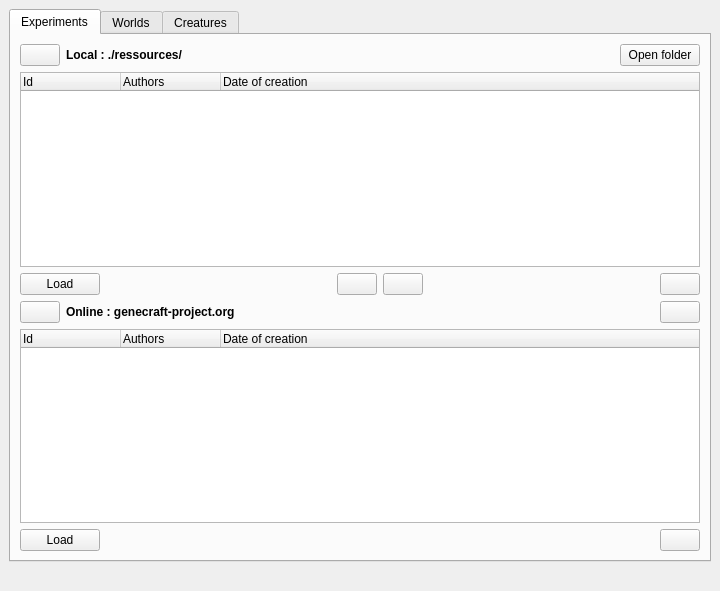
<?xml version="1.0" encoding="UTF-8"?>
<ui version="4.0">
 <class>RessourcesBrowser</class>
 <widget class="QWidget" name="RessourcesBrowser">
  <property name="geometry">
   <rect>
    <x>0</x>
    <y>0</y>
    <width>720</width>
    <height>591</height>
   </rect>
  </property>
  <property name="windowTitle">
   <string>Form</string>
  </property>
  <layout class="QGridLayout" name="gridLayout_4">
   <property name="margin">
    <number>0</number>
   </property>
   <item row="0" column="0">
    <widget class="QScrollArea" name="scrollArea">
     <property name="frameShape">
      <enum>QFrame::NoFrame</enum>
     </property>
     <property name="widgetResizable">
      <bool>true</bool>
     </property>
     <widget class="QWidget" name="scrollAreaWidgetContents">
      <property name="geometry">
       <rect>
        <x>0</x>
        <y>0</y>
        <width>720</width>
        <height>591</height>
       </rect>
      </property>
      <layout class="QVBoxLayout" name="verticalLayout_3">
       <item>
        <widget class="QTabWidget" name="tabWidget">
         <property name="currentIndex">
          <number>0</number>
         </property>
         <widget class="QWidget" name="tab">
          <attribute name="icon">
           <iconset resource="../../../ressources/ressources.qrc">
            <normaloff>:/img/icons/report</normaloff>:/img/icons/report</iconset>
          </attribute>
          <attribute name="title">
           <string>Experiments</string>
          </attribute>
          <layout class="QVBoxLayout" name="verticalLayout">
           <item>
            <layout class="QHBoxLayout" name="horizontalLayout_3">
             <item>
              <widget class="QPushButton" name="pbRefreshLocalExp">
               <property name="sizePolicy">
                <sizepolicy hsizetype="Minimum" vsizetype="Fixed">
                 <horstretch>0</horstretch>
                 <verstretch>0</verstretch>
                </sizepolicy>
               </property>
               <property name="text">
                <string/>
               </property>
               <property name="icon">
                <iconset resource="../../../ressources/ressources.qrc">
                 <normaloff>:/img/icons/refresh</normaloff>:/img/icons/refresh</iconset>
               </property>
              </widget>
             </item>
             <item>
              <widget class="QLabel" name="label_3">
               <property name="font">
                <font>
                 <weight>75</weight>
                 <bold>true</bold>
                </font>
               </property>
               <property name="text">
                <string>Local : ./ressources/</string>
               </property>
              </widget>
             </item>
             <item>
              <spacer name="horizontalSpacer_9">
               <property name="orientation">
                <enum>Qt::Horizontal</enum>
               </property>
               <property name="sizeHint" stdset="0">
                <size>
                 <width>40</width>
                 <height>20</height>
                </size>
               </property>
              </spacer>
             </item>
             <item>
              <widget class="QPushButton" name="pbOpenExperimentsFolder">
               <property name="sizePolicy">
                <sizepolicy hsizetype="Fixed" vsizetype="Fixed">
                 <horstretch>0</horstretch>
                 <verstretch>0</verstretch>
                </sizepolicy>
               </property>
               <property name="text">
                <string>Open folder</string>
               </property>
               <property name="icon">
                <iconset resource="../../../ressources/ressources.qrc">
                 <normaloff>:/img/icons/experiment_browse</normaloff>:/img/icons/experiment_browse</iconset>
               </property>
              </widget>
             </item>
            </layout>
           </item>
           <item>
            <widget class="QTreeWidget" name="twLocalExperiments">
             <column>
              <property name="text">
               <string>Id</string>
              </property>
             </column>
             <column>
              <property name="text">
               <string>Authors</string>
              </property>
             </column>
             <column>
              <property name="text">
               <string>Date of creation</string>
              </property>
             </column>
            </widget>
           </item>
           <item>
            <layout class="QHBoxLayout" name="horizontalLayout">
             <item>
              <widget class="QPushButton" name="pbLoadLocalExp">
               <property name="text">
                <string>Load</string>
               </property>
               <property name="icon">
                <iconset resource="../../../ressources/ressources.qrc">
                 <normaloff>:/img/icons/experiment_load</normaloff>:/img/icons/experiment_load</iconset>
               </property>
              </widget>
             </item>
             <item>
              <spacer name="horizontalSpacer_2">
               <property name="orientation">
                <enum>Qt::Horizontal</enum>
               </property>
               <property name="sizeHint" stdset="0">
                <size>
                 <width>40</width>
                 <height>20</height>
                </size>
               </property>
              </spacer>
             </item>
             <item>
              <widget class="QPushButton" name="pbShareExp">
               <property name="toolTip">
                <string>Upload</string>
               </property>
               <property name="text">
                <string/>
               </property>
               <property name="icon">
                <iconset resource="../../../ressources/ressources.qrc">
                 <normaloff>:/img/icons/down</normaloff>:/img/icons/down</iconset>
               </property>
              </widget>
             </item>
             <item>
              <widget class="QPushButton" name="pbSaveExp">
               <property name="toolTip">
                <string>Download</string>
               </property>
               <property name="text">
                <string/>
               </property>
               <property name="icon">
                <iconset resource="../../../ressources/ressources.qrc">
                 <normaloff>:/img/icons/up</normaloff>:/img/icons/up</iconset>
               </property>
              </widget>
             </item>
             <item>
              <spacer name="horizontalSpacer_3">
               <property name="orientation">
                <enum>Qt::Horizontal</enum>
               </property>
               <property name="sizeHint" stdset="0">
                <size>
                 <width>40</width>
                 <height>20</height>
                </size>
               </property>
              </spacer>
             </item>
             <item>
              <widget class="QPushButton" name="pbDeleteLocalExp">
               <property name="text">
                <string/>
               </property>
               <property name="icon">
                <iconset resource="../../../ressources/ressources.qrc">
                 <normaloff>:/img/icons/delete</normaloff>:/img/icons/delete</iconset>
               </property>
              </widget>
             </item>
            </layout>
           </item>
           <item>
            <layout class="QHBoxLayout" name="horizontalLayout_4">
             <item>
              <widget class="QPushButton" name="pbRefreshOnlineExp">
               <property name="text">
                <string/>
               </property>
               <property name="icon">
                <iconset resource="../../../ressources/ressources.qrc">
                 <normaloff>:/img/icons/refresh</normaloff>:/img/icons/refresh</iconset>
               </property>
              </widget>
             </item>
             <item>
              <widget class="QLabel" name="label_4">
               <property name="font">
                <font>
                 <weight>75</weight>
                 <bold>true</bold>
                </font>
               </property>
               <property name="text">
                <string>Online : genecraft-project.org</string>
               </property>
              </widget>
             </item>
             <item>
              <spacer name="horizontalSpacer_6">
               <property name="orientation">
                <enum>Qt::Horizontal</enum>
               </property>
               <property name="sizeHint" stdset="0">
                <size>
                 <width>40</width>
                 <height>20</height>
                </size>
               </property>
              </spacer>
             </item>
             <item>
              <widget class="QPushButton" name="pbInfoExp">
               <property name="text">
                <string/>
               </property>
               <property name="icon">
                <iconset resource="../../../ressources/ressources.qrc">
                 <normaloff>:/img/icons/information</normaloff>:/img/icons/information</iconset>
               </property>
              </widget>
             </item>
            </layout>
           </item>
           <item>
            <widget class="QTreeWidget" name="twOnlineExperiments">
             <column>
              <property name="text">
               <string>Id</string>
              </property>
             </column>
             <column>
              <property name="text">
               <string>Authors</string>
              </property>
             </column>
             <column>
              <property name="text">
               <string>Date of creation</string>
              </property>
             </column>
            </widget>
           </item>
           <item>
            <layout class="QHBoxLayout" name="horizontalLayout_5">
             <item>
              <widget class="QPushButton" name="pbLoadOnlineExp">
               <property name="text">
                <string>Load</string>
               </property>
               <property name="icon">
                <iconset resource="../../../ressources/ressources.qrc">
                 <normaloff>:/img/icons/experiment_load</normaloff>:/img/icons/experiment_load</iconset>
               </property>
              </widget>
             </item>
             <item>
              <spacer name="horizontalSpacer">
               <property name="orientation">
                <enum>Qt::Horizontal</enum>
               </property>
               <property name="sizeHint" stdset="0">
                <size>
                 <width>40</width>
                 <height>20</height>
                </size>
               </property>
              </spacer>
             </item>
             <item>
              <widget class="QPushButton" name="pbDeleteOnlineExp">
               <property name="text">
                <string/>
               </property>
               <property name="icon">
                <iconset resource="../../../ressources/ressources.qrc">
                 <normaloff>:/img/icons/delete</normaloff>:/img/icons/delete</iconset>
               </property>
              </widget>
             </item>
            </layout>
           </item>
          </layout>
         </widget>
         <widget class="QWidget" name="tab_2">
          <attribute name="icon">
           <iconset resource="../../../ressources/ressources.qrc">
            <normaloff>:/img/icons/world</normaloff>:/img/icons/world</iconset>
          </attribute>
          <attribute name="title">
           <string>Worlds</string>
          </attribute>
          <layout class="QVBoxLayout" name="verticalLayout_4">
           <item>
            <layout class="QHBoxLayout" name="horizontalLayout_17">
             <item>
              <widget class="QPushButton" name="pbRefreshLocalWorlds">
               <property name="sizePolicy">
                <sizepolicy hsizetype="Minimum" vsizetype="Fixed">
                 <horstretch>0</horstretch>
                 <verstretch>0</verstretch>
                </sizepolicy>
               </property>
               <property name="text">
                <string/>
               </property>
               <property name="icon">
                <iconset resource="../../../ressources/ressources.qrc">
                 <normaloff>:/img/icons/refresh</normaloff>:/img/icons/refresh</iconset>
               </property>
              </widget>
             </item>
             <item>
              <widget class="QLabel" name="label_9">
               <property name="font">
                <font>
                 <weight>75</weight>
                 <bold>true</bold>
                </font>
               </property>
               <property name="text">
                <string>Local : ./ressources/</string>
               </property>
              </widget>
             </item>
             <item>
              <spacer name="horizontalSpacer_10">
               <property name="orientation">
                <enum>Qt::Horizontal</enum>
               </property>
               <property name="sizeHint" stdset="0">
                <size>
                 <width>40</width>
                 <height>20</height>
                </size>
               </property>
              </spacer>
             </item>
             <item>
              <widget class="QPushButton" name="pbOpenWorldsFolder">
               <property name="sizePolicy">
                <sizepolicy hsizetype="Fixed" vsizetype="Fixed">
                 <horstretch>0</horstretch>
                 <verstretch>0</verstretch>
                </sizepolicy>
               </property>
               <property name="text">
                <string>Open folder</string>
               </property>
               <property name="icon">
                <iconset resource="../../../ressources/ressources.qrc">
                 <normaloff>:/img/icons/experiment_browse</normaloff>:/img/icons/experiment_browse</iconset>
               </property>
              </widget>
             </item>
            </layout>
           </item>
           <item>
            <widget class="QTreeWidget" name="twLocalWorlds">
             <column>
              <property name="text">
               <string>Name</string>
              </property>
             </column>
             <column>
              <property name="text">
               <string>Gravity</string>
              </property>
             </column>
             <column>
              <property name="text">
               <string>Type</string>
              </property>
             </column>
            </widget>
           </item>
           <item>
            <layout class="QHBoxLayout" name="horizontalLayout_19">
             <item>
              <widget class="QPushButton" name="pbLoadLocalWorld">
               <property name="enabled">
                <bool>true</bool>
               </property>
               <property name="text">
                <string>Load</string>
               </property>
              </widget>
             </item>
             <item>
              <spacer name="horizontalSpacer_19">
               <property name="orientation">
                <enum>Qt::Horizontal</enum>
               </property>
               <property name="sizeHint" stdset="0">
                <size>
                 <width>40</width>
                 <height>20</height>
                </size>
               </property>
              </spacer>
             </item>
             <item>
              <widget class="QPushButton" name="pbShareWorld">
               <property name="enabled">
                <bool>true</bool>
               </property>
               <property name="toolTip">
                <string>Upload</string>
               </property>
               <property name="text">
                <string/>
               </property>
               <property name="icon">
                <iconset resource="../../../ressources/ressources.qrc">
                 <normaloff>:/img/icons/down</normaloff>:/img/icons/down</iconset>
               </property>
              </widget>
             </item>
             <item>
              <widget class="QPushButton" name="pbSaveWorld">
               <property name="toolTip">
                <string>Download</string>
               </property>
               <property name="text">
                <string/>
               </property>
               <property name="icon">
                <iconset resource="../../../ressources/ressources.qrc">
                 <normaloff>:/img/icons/up</normaloff>:/img/icons/up</iconset>
               </property>
              </widget>
             </item>
             <item>
              <spacer name="horizontalSpacer_20">
               <property name="orientation">
                <enum>Qt::Horizontal</enum>
               </property>
               <property name="sizeHint" stdset="0">
                <size>
                 <width>40</width>
                 <height>20</height>
                </size>
               </property>
              </spacer>
             </item>
             <item>
              <widget class="QPushButton" name="pbDeleteLocalWorld">
               <property name="text">
                <string/>
               </property>
               <property name="icon">
                <iconset resource="../../../ressources/ressources.qrc">
                 <normaloff>:/img/icons/delete</normaloff>:/img/icons/delete</iconset>
               </property>
              </widget>
             </item>
            </layout>
           </item>
           <item>
            <layout class="QHBoxLayout" name="horizontalLayout_18">
             <item>
              <widget class="QPushButton" name="pbRefreshOnlineWorlds">
               <property name="text">
                <string/>
               </property>
               <property name="icon">
                <iconset resource="../../../ressources/ressources.qrc">
                 <normaloff>:/img/icons/refresh</normaloff>:/img/icons/refresh</iconset>
               </property>
              </widget>
             </item>
             <item>
              <widget class="QLabel" name="label_10">
               <property name="font">
                <font>
                 <weight>75</weight>
                 <bold>true</bold>
                </font>
               </property>
               <property name="text">
                <string>Online : genecraft-project.org</string>
               </property>
              </widget>
             </item>
             <item>
              <spacer name="horizontalSpacer_18">
               <property name="orientation">
                <enum>Qt::Horizontal</enum>
               </property>
               <property name="sizeHint" stdset="0">
                <size>
                 <width>40</width>
                 <height>20</height>
                </size>
               </property>
              </spacer>
             </item>
             <item>
              <widget class="QPushButton" name="pbInfoWorlds">
               <property name="text">
                <string/>
               </property>
               <property name="icon">
                <iconset resource="../../../ressources/ressources.qrc">
                 <normaloff>:/img/icons/information</normaloff>:/img/icons/information</iconset>
               </property>
              </widget>
             </item>
            </layout>
           </item>
           <item>
            <widget class="QTreeWidget" name="twOnlineWorlds">
             <column>
              <property name="text">
               <string>Name</string>
              </property>
             </column>
             <column>
              <property name="text">
               <string>Gravity</string>
              </property>
             </column>
             <column>
              <property name="text">
               <string>Type</string>
              </property>
             </column>
            </widget>
           </item>
           <item>
            <layout class="QHBoxLayout" name="horizontalLayout_16">
             <item>
              <widget class="QPushButton" name="pbLoadOnlineWorld">
               <property name="enabled">
                <bool>true</bool>
               </property>
               <property name="text">
                <string>Load</string>
               </property>
              </widget>
             </item>
             <item>
              <spacer name="horizontalSpacer_17">
               <property name="orientation">
                <enum>Qt::Horizontal</enum>
               </property>
               <property name="sizeHint" stdset="0">
                <size>
                 <width>40</width>
                 <height>20</height>
                </size>
               </property>
              </spacer>
             </item>
            </layout>
           </item>
          </layout>
          <zorder>twOnlineWorlds</zorder>
          <zorder>twLocalWorlds</zorder>
         </widget>
         <widget class="QWidget" name="tab_3">
          <attribute name="icon">
           <iconset resource="../../../ressources/ressources.qrc">
            <normaloff>:/img/icons/entity</normaloff>:/img/icons/entity</iconset>
          </attribute>
          <attribute name="title">
           <string>Creatures</string>
          </attribute>
          <layout class="QVBoxLayout" name="verticalLayout_2">
           <item>
            <layout class="QHBoxLayout" name="horizontalLayout_6">
             <item>
              <widget class="QPushButton" name="pbRefreshLocalEntity">
               <property name="text">
                <string/>
               </property>
               <property name="icon">
                <iconset resource="../../../ressources/ressources.qrc">
                 <normaloff>:/img/icons/refresh</normaloff>:/img/icons/refresh</iconset>
               </property>
              </widget>
             </item>
             <item>
              <widget class="QLabel" name="label">
               <property name="sizePolicy">
                <sizepolicy hsizetype="Preferred" vsizetype="Fixed">
                 <horstretch>0</horstretch>
                 <verstretch>0</verstretch>
                </sizepolicy>
               </property>
               <property name="font">
                <font>
                 <weight>75</weight>
                 <bold>true</bold>
                </font>
               </property>
               <property name="text">
                <string>Local : ./ressources/</string>
               </property>
              </widget>
             </item>
             <item>
              <spacer name="horizontalSpacer_5">
               <property name="orientation">
                <enum>Qt::Horizontal</enum>
               </property>
               <property name="sizeHint" stdset="0">
                <size>
                 <width>40</width>
                 <height>20</height>
                </size>
               </property>
              </spacer>
             </item>
             <item>
              <widget class="QPushButton" name="pbOpenEntitiesFolder">
               <property name="text">
                <string>Open folder</string>
               </property>
               <property name="icon">
                <iconset resource="../../../ressources/ressources.qrc">
                 <normaloff>:/img/icons/experiment_browse</normaloff>:/img/icons/experiment_browse</iconset>
               </property>
              </widget>
             </item>
            </layout>
           </item>
           <item>
            <widget class="QTreeWidget" name="twLocalEntities">
             <column>
              <property name="text">
               <string>Name</string>
              </property>
             </column>
             <column>
              <property name="text">
               <string>Family</string>
              </property>
             </column>
             <column>
              <property name="text">
               <string>Generation</string>
              </property>
             </column>
            </widget>
           </item>
           <item>
            <layout class="QHBoxLayout" name="horizontalLayout_7">
             <item>
              <widget class="QPushButton" name="pbLoadLocalEntity">
               <property name="text">
                <string>Load</string>
               </property>
               <property name="icon">
                <iconset resource="../../../ressources/ressources.qrc">
                 <normaloff>:/img/icons/entity_add</normaloff>:/img/icons/entity_add</iconset>
               </property>
              </widget>
             </item>
             <item>
              <spacer name="horizontalSpacer_7">
               <property name="orientation">
                <enum>Qt::Horizontal</enum>
               </property>
               <property name="sizeHint" stdset="0">
                <size>
                 <width>40</width>
                 <height>20</height>
                </size>
               </property>
              </spacer>
             </item>
             <item>
              <widget class="QPushButton" name="pbShareEntity">
               <property name="toolTip">
                <string>Upload</string>
               </property>
               <property name="text">
                <string/>
               </property>
               <property name="icon">
                <iconset resource="../../../ressources/ressources.qrc">
                 <normaloff>:/img/icons/down</normaloff>:/img/icons/down</iconset>
               </property>
              </widget>
             </item>
             <item>
              <widget class="QPushButton" name="pbSaveEntity">
               <property name="toolTip">
                <string>Download</string>
               </property>
               <property name="text">
                <string/>
               </property>
               <property name="icon">
                <iconset resource="../../../ressources/ressources.qrc">
                 <normaloff>:/img/icons/up</normaloff>:/img/icons/up</iconset>
               </property>
              </widget>
             </item>
             <item>
              <spacer name="horizontalSpacer_8">
               <property name="orientation">
                <enum>Qt::Horizontal</enum>
               </property>
               <property name="sizeHint" stdset="0">
                <size>
                 <width>40</width>
                 <height>20</height>
                </size>
               </property>
              </spacer>
             </item>
             <item>
              <widget class="QPushButton" name="pbDeleteLocalEntity">
               <property name="text">
                <string/>
               </property>
               <property name="icon">
                <iconset resource="../../../ressources/ressources.qrc">
                 <normaloff>:/img/icons/delete</normaloff>:/img/icons/delete</iconset>
               </property>
              </widget>
             </item>
            </layout>
           </item>
           <item>
            <layout class="QHBoxLayout" name="horizontalLayout_20">
             <item>
              <widget class="QPushButton" name="pbRefreshOnlineEntity">
               <property name="text">
                <string/>
               </property>
               <property name="icon">
                <iconset resource="../../../ressources/ressources.qrc">
                 <normaloff>:/img/icons/refresh</normaloff>:/img/icons/refresh</iconset>
               </property>
              </widget>
             </item>
             <item>
              <widget class="QLabel" name="label_11">
               <property name="font">
                <font>
                 <weight>75</weight>
                 <bold>true</bold>
                </font>
               </property>
               <property name="text">
                <string>Online : genecraft-project.org</string>
               </property>
              </widget>
             </item>
             <item>
              <spacer name="horizontalSpacer_21">
               <property name="orientation">
                <enum>Qt::Horizontal</enum>
               </property>
               <property name="sizeHint" stdset="0">
                <size>
                 <width>40</width>
                 <height>20</height>
                </size>
               </property>
              </spacer>
             </item>
             <item>
              <widget class="QPushButton" name="pbInfoEntities">
               <property name="text">
                <string/>
               </property>
               <property name="icon">
                <iconset resource="../../../ressources/ressources.qrc">
                 <normaloff>:/img/icons/information</normaloff>:/img/icons/information</iconset>
               </property>
              </widget>
             </item>
            </layout>
           </item>
           <item>
            <widget class="QTreeWidget" name="twOnlineEntities">
             <column>
              <property name="text">
               <string>Name</string>
              </property>
             </column>
             <column>
              <property name="text">
               <string>Family</string>
              </property>
             </column>
             <column>
              <property name="text">
               <string>Generation</string>
              </property>
             </column>
            </widget>
           </item>
           <item>
            <layout class="QHBoxLayout" name="horizontalLayout_8">
             <item>
              <widget class="QPushButton" name="pbLoadOnlineEntity">
               <property name="text">
                <string>Load</string>
               </property>
               <property name="icon">
                <iconset resource="../../../ressources/ressources.qrc">
                 <normaloff>:/img/icons/entity_add</normaloff>:/img/icons/entity_add</iconset>
               </property>
              </widget>
             </item>
             <item>
              <spacer name="horizontalSpacer_4">
               <property name="orientation">
                <enum>Qt::Horizontal</enum>
               </property>
               <property name="sizeHint" stdset="0">
                <size>
                 <width>40</width>
                 <height>20</height>
                </size>
               </property>
              </spacer>
             </item>
            </layout>
           </item>
          </layout>
         </widget>
        </widget>
       </item>
       <item>
        <widget class="QLabel" name="lblDb">
         <property name="text">
          <string/>
         </property>
        </widget>
       </item>
      </layout>
     </widget>
    </widget>
   </item>
  </layout>
 </widget>
 <resources>
  <include location="../../../ressources/ressources.qrc"/>
 </resources>
 <connections/>
</ui>
